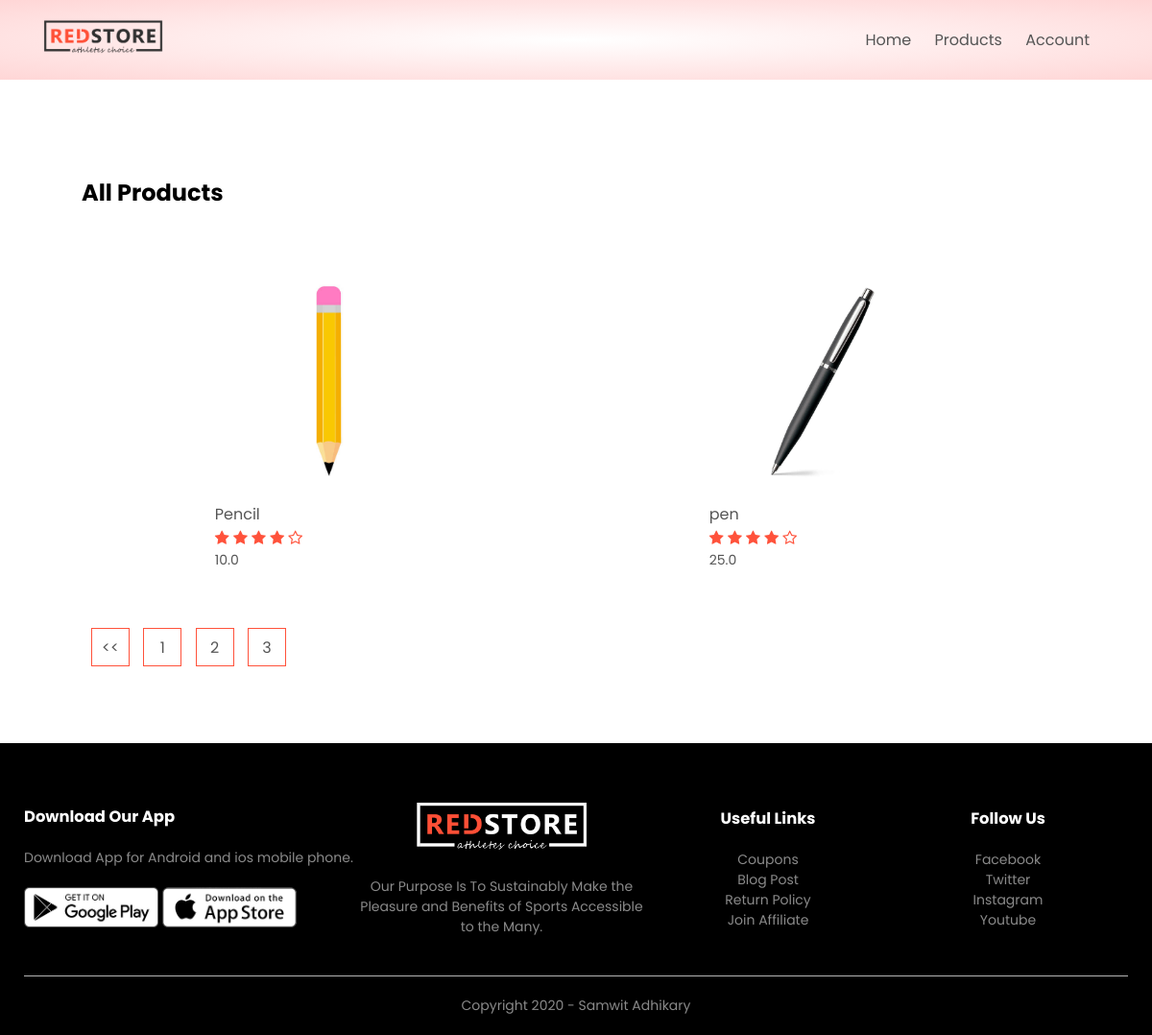
Screenshot of /product_list?page=3 with the database file from the repository.
### products/models.py (models this page shows, shortened)
class Products(models.Model):
    LIVE=1
    DELETE=0
    DELETE_CHOICES=((LIVE,'Live'),(DELETE,'Delete'))
    title=models.CharField(max_length=200)
    price=models.FloatField()
    description=models.TextField()
    image=models.ImageField(upload_to='media/')
    priority=models.IntegerField(default=0)
    delete_status=models.IntegerField(choices=DELETE_CHOICES,default=LIVE)
    created_at=models.DateTimeField(auto_now_add=True)
    updated_at=models.DateTimeField(auto_now=True)

### products/views.py (the view)
# urls.py: path('product_list', views.list_products, name='list_product'),
def list_products(request):
    page=1
    if request.GET:
        page=request.GET.get('page',1)
    product_list=Products.objects.order_by('priority')
    product_paginator = Paginator(product_list,2)
    product_list=product_paginator.get_page(page)
    context ={'products': product_list}
    return render(request, 'products.html', context)

### products/templatetags/chunks.py (called while the page is built)
@register.filter(name='chunks')
def chunks(list_data,chunk_size):
    chunk=[]
    i=0
    for data in list_data:
        chunk.append(data)
        i=i+1
        if i==chunk_size:
            yield chunk
            i=0
            chunk=[]
    if chunk:
         yield chunk

### templates/products.html
{% extends "blank_layout.html" %}
{% block content %}
{% include 'products_list.html' %}
{% endblock content %}

### templates/products_list.html (shortened to what this page needs)
{% load static %}
{% load chunks %}
<div class="small-container">
    <div class="row row-2">
        <h2>All Products</h2>
    </div>
    {% for product_chunks in products|chunks:4 %}
    <div class="row">
        {% for product in product_chunks %}
        <div class="col-4">
            <a href="{% url 'detail_product'  product.id  %}"> <img src="{{ product.image.url }}"> </a>
            <h4>{{ product.title }}</h4>
            <div class="rating">
                <i class="fa fa-star"></i>
                <i class="fa fa-star"></i>
                <i class="fa fa-star"></i>
                <i class="fa fa-star"></i>
                <i class="fa fa-star-o"></i>
            </div>
            <p>{{product.price}}</p>
        </div>
      {% endfor %}
    </div>
   {% endfor%}
    <div class="page-btn">
        {% if products.has_previous %}
        <a href="?page={{ products.previous_page_number }}"><span><<</span></a>
        {% endif %}
        {% for i in products.paginator.page_range %}
        <a href="?page={{i}}"><span>{{i}}</span></a>
        {% endfor %}
    </div>
</div>

### static/css/style.css (style rules this page uses)
* { margin: 0; padding: 0; box-sizing: border-box; }
body { font-family: 'Poppins', sans-serif; }
a { text-decoration: none; color: #555; }
p { color: #555; }
.row { display: flex; align-items: center; flex-wrap: wrap; justify-content: space-around; }
.small-container { max-width: 1080px; margin: auto; padding-left: 25px; padding-right: 25px; }
.col-4 { flex-basis: 25%; padding: 10px; min-width: 200px; margin-bottom: 50px; transition: transform 0.5s; }
.col-4 img { width: 100%; }
h4 { color: #555; font-weight: normal; }
.col-4 p { font-size: 14px; }
.rating .fa { color: #ff523b; }
.row-2 { justify-content: space-between; margin: 100px auto 50px; }
.page-btn { margin: 0 auto 80px; }
.page-btn span { display: inline-block; border: 1px solid #ff523b; margin-left: 10px; width: 40px; height: 40px; text-align: center; line-height: 40px; cursor: pointer; }

### rows the page displays
Products: image (picture), title "Pencil", price "10.0"
Products: image (picture), title "pen", price "25.0"

### other values shown
{{ i }} "1" "2" "3"
